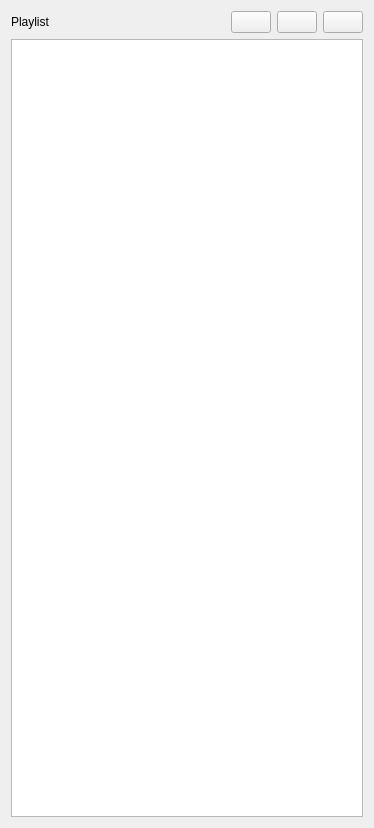
<?xml version="1.0" encoding="UTF-8"?>
<ui version="4.0">
 <class>PlaylistWidget</class>
 <widget class="QWidget" name="PlaylistWidget">
  <property name="geometry">
   <rect>
    <x>0</x>
    <y>0</y>
    <width>374</width>
    <height>828</height>
   </rect>
  </property>
  <property name="windowTitle">
   <string>Form</string>
  </property>
  <property name="locale">
   <locale language="English" country="UnitedStates"/>
  </property>
  <layout class="QVBoxLayout" name="verticalLayout">
   <item>
    <layout class="QHBoxLayout" name="horizontalLayout">
     <item>
      <widget class="QLabel" name="label">
       <property name="text">
        <string>Playlist</string>
       </property>
      </widget>
     </item>
     <item>
      <spacer name="horizontalSpacer">
       <property name="orientation">
        <enum>Qt::Horizontal</enum>
       </property>
       <property name="sizeHint" stdset="0">
        <size>
         <width>40</width>
         <height>20</height>
        </size>
       </property>
      </spacer>
     </item>
     <item>
      <widget class="QPushButton" name="playAllButton">
       <property name="toolTip">
        <string>Play</string>
       </property>
       <property name="text">
        <string/>
       </property>
       <property name="icon">
        <iconset theme="media-playback-start"/>
       </property>
      </widget>
     </item>
     <item>
      <widget class="QPushButton" name="saveButton">
       <property name="toolTip">
        <string>Save</string>
       </property>
       <property name="text">
        <string/>
       </property>
       <property name="icon">
        <iconset theme="document-save-as"/>
       </property>
      </widget>
     </item>
     <item>
      <widget class="QPushButton" name="clearButton">
       <property name="toolTip">
        <string>Clear</string>
       </property>
       <property name="text">
        <string/>
       </property>
       <property name="icon">
        <iconset theme="edit-clear"/>
       </property>
      </widget>
     </item>
    </layout>
   </item>
   <item>
    <widget class="QTableView" name="tableView">
     <property name="editTriggers">
      <set>QAbstractItemView::NoEditTriggers</set>
     </property>
     <property name="tabKeyNavigation">
      <bool>false</bool>
     </property>
     <property name="showDropIndicator" stdset="0">
      <bool>false</bool>
     </property>
     <property name="dragDropOverwriteMode">
      <bool>false</bool>
     </property>
     <property name="selectionBehavior">
      <enum>QAbstractItemView::SelectRows</enum>
     </property>
     <property name="showGrid">
      <bool>false</bool>
     </property>
     <attribute name="horizontalHeaderVisible">
      <bool>false</bool>
     </attribute>
     <attribute name="horizontalHeaderHighlightSections">
      <bool>false</bool>
     </attribute>
     <attribute name="verticalHeaderVisible">
      <bool>false</bool>
     </attribute>
     <attribute name="verticalHeaderHighlightSections">
      <bool>false</bool>
     </attribute>
    </widget>
   </item>
  </layout>
 </widget>
 <resources/>
 <connections/>
</ui>
